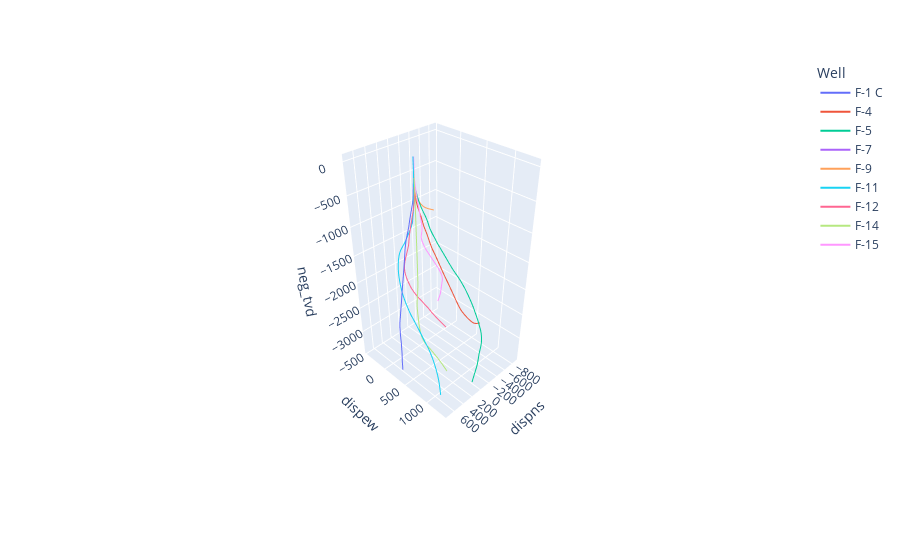

Here is the notebook cell this chart was saved with:
### Code cell
fig = px.line_3d(df_all_wells, 'dispns', 'dispew', 'neg_tvd', 'Well')
fig.show()
